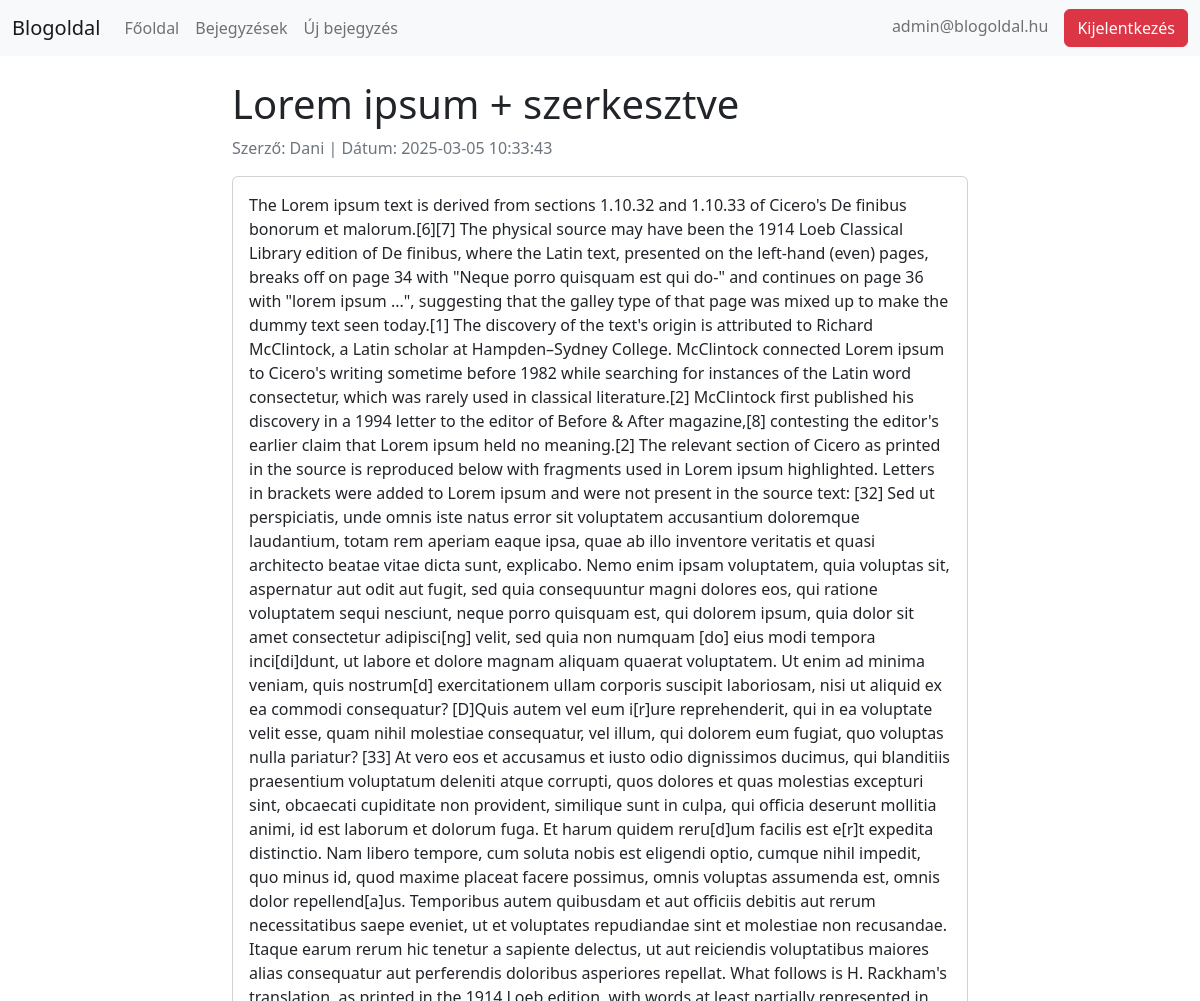
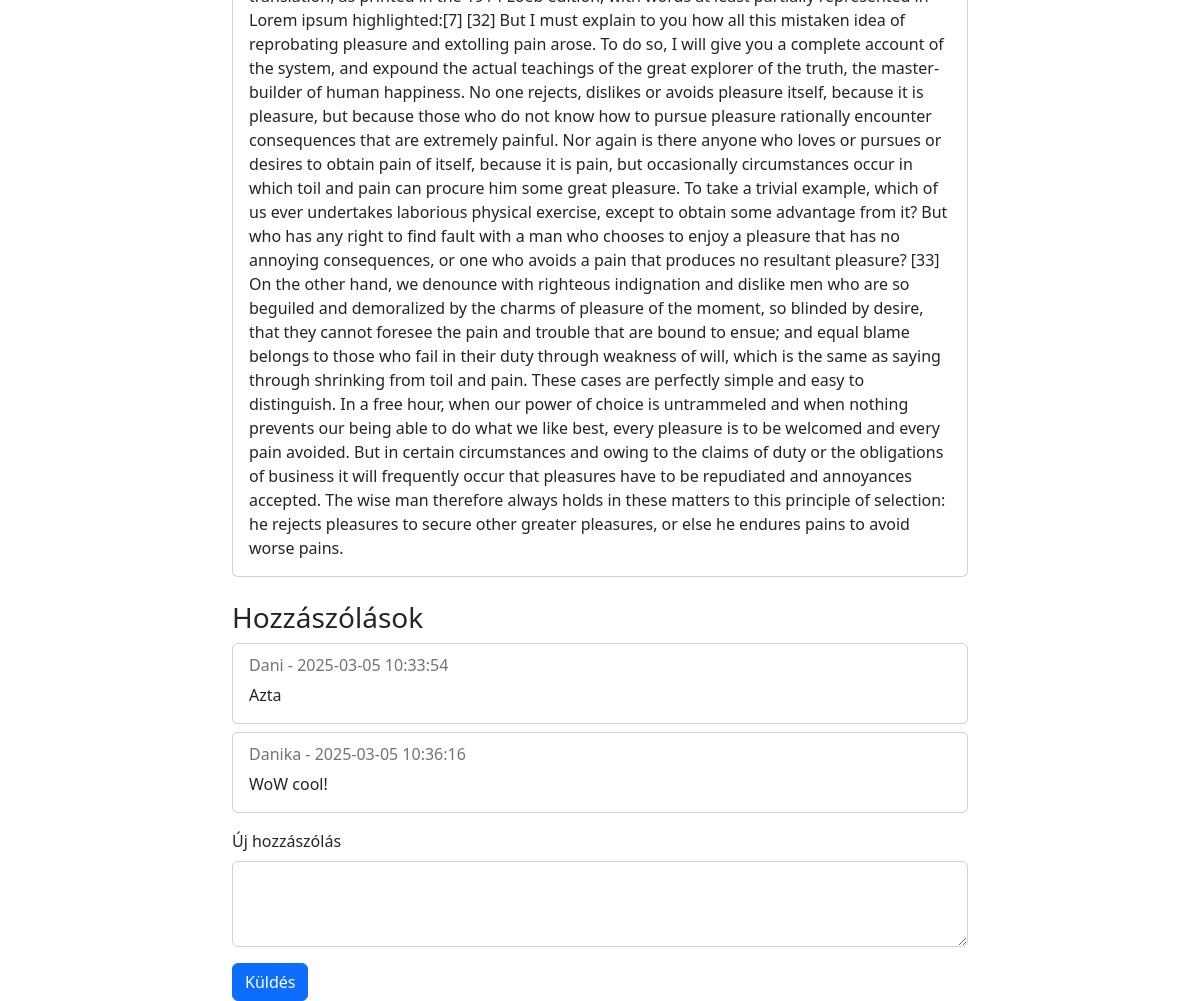
Screenshot of /post_detail.php?id=1 (signed in) with the database file from the repository (2 pictures, top to bottom).
### tables this page shows
CREATE TABLE `posts` (
  `id` int(11) NOT NULL,
  `title` varchar(60) NOT NULL,
  `description` text NOT NULL,
  `date` timestamp NOT NULL DEFAULT CURRENT_TIMESTAMP,
  `author_id` int(11) NOT NULL
);

CREATE TABLE `users` (
  `id` int(11) NOT NULL,
  `name` varchar(60) NOT NULL,
  `email` varchar(60) NOT NULL,
  `password` varchar(64) NOT NULL,
  `is_admin` tinyint(1) DEFAULT 0
);

CREATE TABLE `comments` (
  `id` int(11) NOT NULL,
  `post_id` int(11) NOT NULL,
  `user_id` int(11) NOT NULL,
  `text` varchar(100) NOT NULL,
  `date` timestamp NOT NULL DEFAULT CURRENT_TIMESTAMP
);

### connection.php (called while the page is built, shortened)
<?php
include 'handler.php';
class DBConnection{
    private $host = "localhost";
    private $user = "root";
    private $password = "root";
    private $database = "blogoldal";
    function __construct()
    {
        $this->mysqli = new mysqli(
            $this->host, $this->user, $this->password, $this->database
        );
    }
}
?>

### post_detail.php (the view, shortened to what this page needs)
<?php
include 'connection.php';
$conn = new DBConnection();
$post_id = $_GET['id'];
$post_query = "SELECT p.id, p.title, p.description, p.date, u.name as author
               FROM posts p
               JOIN users u ON p.author_id = u.id
               WHERE p.id = ?";
$stmt = $conn->mysqli->prepare($post_query);
$stmt->bind_param("i", $post_id);
$stmt->execute();
$post_result = $stmt->get_result();
$post = $post_result->fetch_assoc();
$comment_query = "SELECT c.text, c.date, u.name
                  FROM comments c
                  JOIN users u ON c.user_id = u.id
                  WHERE c.post_id = ?
                  ORDER BY c.date";
$stmt = $conn->mysqli->prepare($comment_query);
$stmt->bind_param("i", $post_id);
$stmt->execute();
$comment_result = $stmt->get_result();
?>
<!DOCTYPE html>
<html lang="hu">
<head>
    <link href="https://cdn.jsdelivr.net/npm/bootstrap@5.2.3/dist/css/bootstrap.min.css" rel="stylesheet">
</head>
<body>
    <div class="container">
        <div class="row">
            <div class="col-md-8 offset-md-2">
                <h1><?php echo htmlspecialchars($post['title']); ?></h1>
                <p class="text-muted">
                    Szerző: <?php echo htmlspecialchars($post['author']); ?>
                    | Dátum: <?php echo $post['date']; ?>
                </p>
                <div class="card mb-4">
                    <div class="card-body">
                        <?php echo htmlspecialchars($post['description']); ?>
                    </div>
                </div>
                <h3>Hozzászólások</h3>
                <?php
                if ($comment_result->num_rows > 0) {
                    while($comment = $comment_result->fetch_assoc()) {
                        echo '<div class="card mb-2">';
                        echo '<div class="card-body">';
                        echo '<h6 class="card-subtitle mb-2 text-muted">' . htmlspecialchars($comment['name']) . ' - ' . $comment['date'] . '</h6>';
                        echo '<p class="card-text">' . htmlspecialchars($comment['text']) . '</p>';
                        echo '</div></div>';
                    }
                } else {
                    echo '<p>Még nincsenek hozzászólások.</p>';
                }
                ?>
                <form method="POST" class="mt-3">
                    <div class="mb-3">
                        <label for="comment" class="form-label">Új hozzászólás</label>
                        <textarea class="form-control" id="comment" name="comment" rows="3" required></textarea>
                    </div>
                    <button type="submit" class="btn btn-primary">Küldés</button>
                </form>
            </div>
        </div>
    </div>
</body>
</html>

### rows the page displays
posts: title "Lorem ipsum + szerkesztve", author.name "Dani", date "2025-03-05 10:33:43", description "The Lorem ipsum text is derived from sections 1.10.32 and 1.10.33 of Cicero's De finibus bonorum et malorum.[6][7] The physical source may have been the 1914 Loeb Classical Library edition of De finibus, where the Latin text, presented on the left-hand (even) pages, breaks off on page 34 with \"Neque porro quisquam est qui do-\" and continues on page 36 with \"lorem ipsum ...\", suggesting that the galley type of that page was mixed up to make the dummy text seen today.[1] The discovery of the text's origin is attributed to Richard McClintock, a Latin scholar at Hampden–Sydney College. McClintock connected Lorem ipsum to Cicero's writing sometime before 1982 while searching for instances of the…"
comments: user.name "Dani", date "2025-03-05 10:33:54", text "Azta"
comments: user.name "Danika", date "2025-03-05 10:36:16", text "WoW cool!"

### other values shown
$_SESSION['user_email'] "admin@blogoldal.hu"
